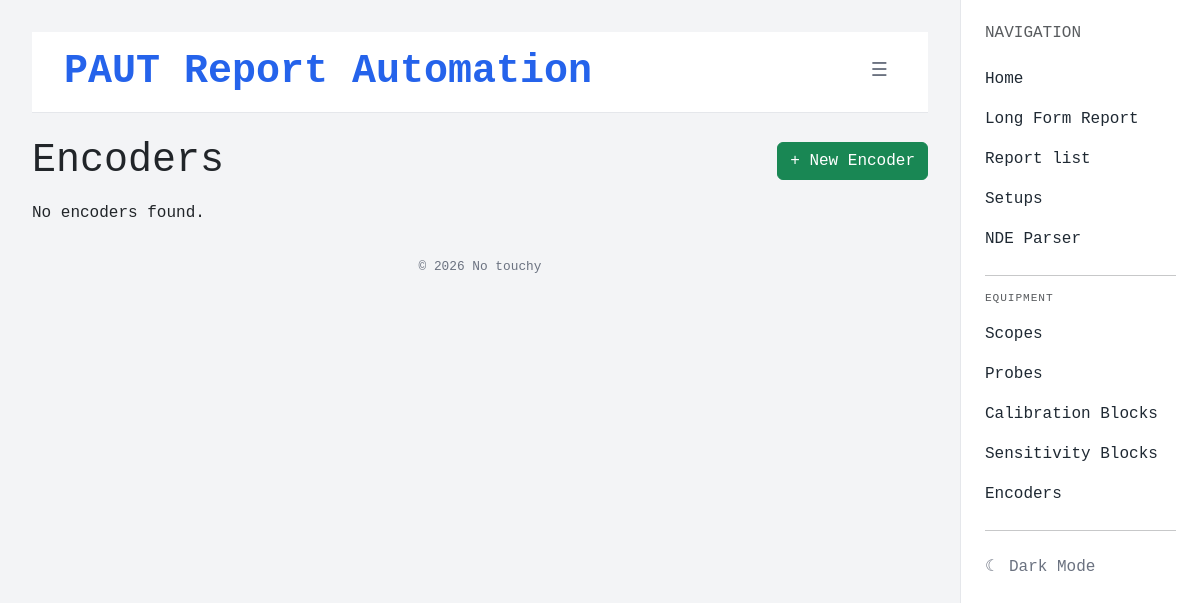
Before: /equipment/encoders/ with the older database file.
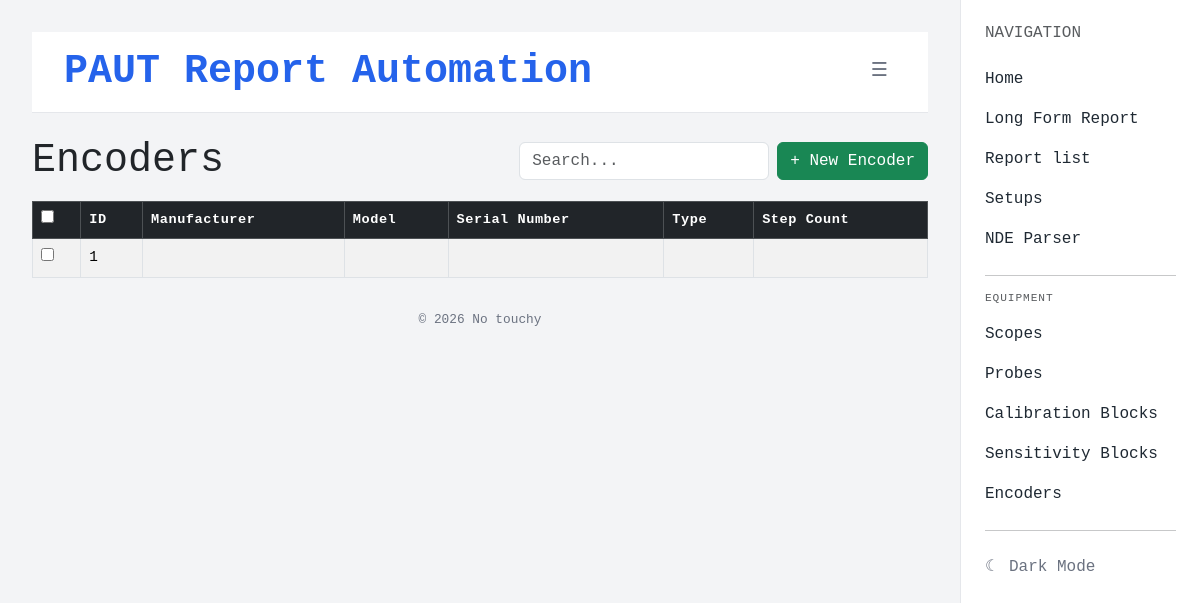
After: the same page with the newer database file.
### equipment/models.py (models this page shows, shortened)
class Encoder(models.Model):
    manufacturer = models.CharField(max_length=200, blank=True)
    model = models.CharField(max_length=200, blank=True)
    serial_number = models.CharField(max_length=200, blank=True)
    encoder_type = models.CharField(max_length=200, blank=True)
    step_count = models.CharField(max_length=100, blank=True)

### equipment/views.py (the view, shortened to what this page needs)
# urls.py: path('encoders/', views.encoder_list, name='encoder-list'),
def encoder_list(request):
    encoders = Encoder.objects.all()
    return render(request, 'equipment/encoder_list.html', {'encoders': encoders})

### equipment/templates/equipment/encoder_list.html (shortened to what this page needs)
{% extends 'reports/base.html' %}
{% block content %}
{% if encoders %}
<form method="post">
<div class="d-flex align-items-center gap-3 mb-3">
    <h1 class="page-title mb-0">Encoders</h1>
    <div class="d-flex align-items-center gap-2 ms-auto">
        <input type="text" id="keyword-search" class="form-control" placeholder="Search..." style="width: 250px;">
        <a href="{% url 'new-encoder' %}" class="btn btn-success">+ New Encoder</a>
    </div>
</div>
<div class="table-responsive">
    <table class="table table-bordered table-striped table-hover align-middle eq-table">
        <thead class="table-dark">
            <tr>
                <th><input type="checkbox" id="select-all"></th>
                <th class="sortable" data-col="0">ID </th>
                <th class="sortable" data-col="1">Manufacturer </th>
                <th class="sortable" data-col="2">Model </th>
                <th class="sortable" data-col="3">Serial Number </th>
                <th class="sortable" data-col="4">Type </th>
                <th class="sortable" data-col="5">Step Count </th>
            </tr>
        </thead>
        <tbody>
            {% for encoder in encoders %}
            <tr class="eq-row">
                <td><input type="checkbox" name="selected" value="{{ encoder.pk }}" class="row-check"></td>
                <td>{{ encoder.pk }}</td>
                <td>{{ encoder.manufacturer }}</td>
                <td>{{ encoder.model }}</td>
                <td>{{ encoder.serial_number }}</td>
                <td>{{ encoder.encoder_type }}</td>
                <td>{{ encoder.step_count }}</td>
            </tr>
            {% endfor %}
        </tbody>
    </table>
</div>
</form>
{% else %}
<div class="d-flex align-items-center gap-3 mb-3">
    <h1 class="page-title mb-0">Encoders</h1>
    <a href="{% url 'new-encoder' %}" class="btn btn-success ms-auto">+ New Encoder</a>
</div>
<p>No encoders found.</p>
{% endif %}
{% endblock %}

Changed rows visible on the page:
added Encoder: pk "1"
Other visible differences:
form field value: (not shown) → "☐"
text no longer shown: "No encoders found."
text now shown: "ID Manufacturer Model Serial Number Type Step Count"
